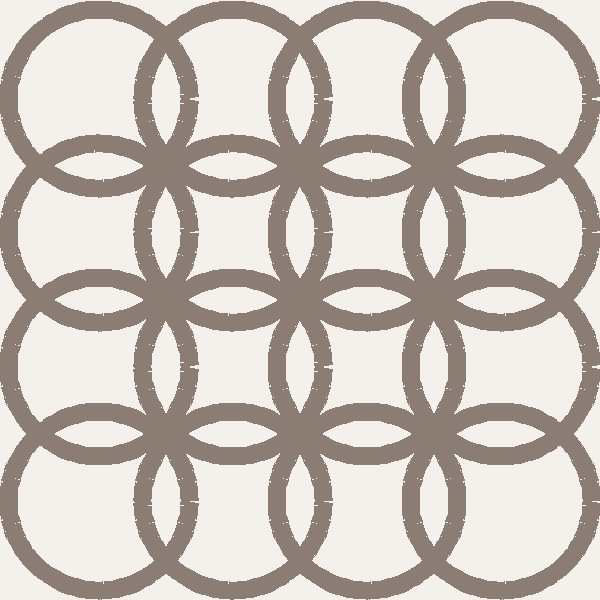
#> input picture examples/gallery/alhambra-lattice.png, 600 x 600 px, given in place of IMG_3074.jpg, which was not available
$ python generate_tiles.py
#> lines starting #> are read from the running program, lines starting #| are printed output that depends on the picture; pictures that were not available may be replaced by others from this repository, and a replacement may not be noted
#!/usr/bin/env python3
"""Digitize Pete's three hand-built coil tiles into idealized SVG line-work.

Design space is 200x200; SVGs emit at 6x6 in / 152.4 mm (SVG_SIZE_MM).
Also renders PIL previews + side-by-side composites against the photos.
"""
import math
from PIL import Image, ImageOps, ImageDraw

MM = 200.0            # tile size in mm
PX = 3.0              # preview px per mm
BEAD = 6.0            # stroke width (visual bead), mm
CLAY = (139, 125, 116)

# ---------- geometry primitives ----------

def circle(cx, cy, r):
    return ('circle', cx, cy, r)

def teardrop(cx, cy, angle_deg, a, b, w):
    """Teardrop petal radiating from tile-ish center (cx,cy).
    Tip at distance a along angle, round bulb apex at distance b, half-width w.
    Returns sampled closed polyline (list of points) + bezier spec for SVG."""
    L = b - a
    # control net in local coords: +y outward, x sideways
    tip = (0, a)
    apex = (0, b)
    c1 = (-w, a + 0.30 * L); c2 = (-w, b - 0.38 * L)      # side out
    c3 = (-w, b - 0.06 * L); c4 = (-0.55 * w, b)          # round bulb
    left = [('M', tip), ('C', c1, c2, (-w * 0.92, b - 0.30 * L)),
            ('C', c3, c4, apex)]
    # mirror for right side (reverse direction back to tip)
    m = lambda p: (-p[0], p[1])
    right = [('C', m(c4), m(c3), m((-w * 0.92, b - 0.30 * L))),
             ('C', m(c2), m(c1), tip)]
    segs = left + right
    th = math.radians(angle_deg)

    def xform(p):
        x, y = p
        # rotate local +y to angle direction, translate to center
        return (cx + x * math.cos(th + math.pi / 2) + y * math.cos(th),
                cy + x * math.sin(th + math.pi / 2) + y * math.sin(th))
    return ('path', segs, xform)

# ---------- tile definitions ----------

def rings_grid():
    """IMG_3074: 4x4 grid, 12 perimeter rings, central 8-petal rosette + hub."""
    els = []
    cell = MM / 4.0
    R = 25.8
    for i in range(4):
        for j in range(4):
            if i in (0, 3) or j in (0, 3):
                els.append(circle(cell * (i + 0.5), cell * (j + 0.5), R))
    els.append(circle(100, 100, 10))
    for k in range(4):   # axial teardrops, kiss the mid-edge rings
        els.append(teardrop(100, 100, 90 * k, 10.5, 52, 9.5))
    for k in range(4):   # diagonal petals, reach the corner rings
        els.append(teardrop(100, 100, 45 + 90 * k, 10.5, 80, 12.0))
    return els

def rosette():
    """IMG_3073: 3x3 majors; corners+center wreaths (inner ring internally
    tangent), edge-mids plain; 4 interstitial small rings."""
    els = []
    P = [36, 100, 164]
    RC, RE, RI, RS = 35, 30.5, 24, 12.5
    RCC = 37   # center wreath slightly larger
    for i in (0, 2):
        for j in (0, 2):
            cx, cy = P[i], P[j]
            els.append(circle(cx, cy, RC))
            # inner ring internally tangent, offset toward tile center
            th = math.atan2(100 - cy, 100 - cx)
            d = RC - RI
            els.append(circle(cx + d * math.cos(th), cy + d * math.sin(th), RI))
    els.append(circle(100, 100, RCC))
    els.append(circle(100, 100 + (RCC - RI), RI))     # center wreath, inner low
    for cx, cy in [(100, 36), (100, 164), (36, 100), (164, 100)]:
        els.append(circle(cx, cy, RE))
    for cx in (68, 132):
        for cy in (68, 132):
            els.append(circle(cx, cy, RS))
    return els

def petal_flower():
    """IMG_3071: border of small rings (7/side), central 8-petal rosette with
    hub, 8 inter-petal gap rings, 4 diagonal corner fillers."""
    els = []
    inset, n, RB = 16, 7, 14.3
    step = (MM - 2 * inset) / (n - 1)
    for k in range(n):
        t = inset + k * step
        for cx, cy in [(t, inset), (t, MM - inset)]:
            els.append(circle(cx, cy, RB))
        if 0 < k < n - 1:
            for cx, cy in [(inset, t), (MM - inset, t)]:
                els.append(circle(cx, cy, RB))
    els.append(('spiral', 100, 100, 5.0, 11.0, 1.6))   # coiled hub
    for k in range(4):
        els.append(teardrop(100, 100, 90 * k, 11.5, 69.5, 12))   # axial, kiss border
    for k in range(4):
        els.append(teardrop(100, 100, 45 + 90 * k, 11.5, 74, 12))  # diagonal, kiss corner filler
    for k in range(8):   # inter-petal gap rings
        th = math.radians(22.5 + 45 * k)
        els.append(circle(100 + 56 * math.cos(th), 100 + 56 * math.sin(th), 10))
    for sx in (-1, 1):   # diagonal corner fillers
        for sy in (-1, 1):
            els.append(circle(100 + sx * 59.5, 100 + sy * 59.5, 10))
    return els

# ---------- output: SVG ----------

def bez_sample(p0, c1, c2, p1, n=24):
    pts = []
    for i in range(1, n + 1):
        t = i / n
        u = 1 - t
        pts.append(tuple(u**3 * a + 3 * u * u * t * b + 3 * u * t * t * c + t**3 * d
                         for a, b, c, d in zip(p0, c1, c2, p1)))
    return pts

def spiral_pts(cx, cy, r0, r1, turns, n=120):
    pts = []
    for i in range(n + 1):
        t = i / n
        th = 2 * math.pi * turns * t - math.pi / 2
        r = r0 + (r1 - r0) * t
        pts.append((cx + r * math.cos(th), cy + r * math.sin(th)))
    return pts

SVG_SIZE_MM = 152.4          # physical tile size: 6 x 6 inches

def to_svg(els, fname, title):
#> called with fname = './rings-grid.svg', title = 'clayline tile: rings-grid'
    sc = SVG_SIZE_MM / MM     # design space is 200x200; emit scaled to 6"
    W = MM * sc
    out = [f'<svg xmlns="http://www.w3.org/2000/svg" width="{W}mm" height="{W}mm" '
           f'viewBox="0 0 {W:g} {W:g}">',
           f'  <title>{title}</title>',
           f'  <g fill="none" stroke="rgb{CLAY}" stroke-width="{BEAD*sc:.3f}" '
           'stroke-linecap="round" stroke-linejoin="round">']
    for el in els:
        if el[0] == 'circle':
            _, cx, cy, r = el
            out.append(f'    <circle cx="{cx*sc:.3f}" cy="{cy*sc:.3f}" r="{r*sc:.3f}"/>')
        elif el[0] == 'spiral':
            _, cx, cy, r0, r1, turns = el
            pts = spiral_pts(cx, cy, r0, r1, turns)
            d = 'M ' + ' L '.join(f'{x*sc:.3f} {y*sc:.3f}' for x, y in pts)
            out.append(f'    <path d="{d}"/>')
        else:
            _, segs, xf = el
            d = []
            for seg in segs:
                if seg[0] == 'M':
                    x, y = xf(seg[1]); d.append(f'M {x*sc:.3f} {y*sc:.3f}')
                else:
                    (x1, y1), (x2, y2), (x3, y3) = (xf(p) for p in seg[1:])
                    d.append(f'C {x1*sc:.3f} {y1*sc:.3f} {x2*sc:.3f} {y2*sc:.3f} {x3*sc:.3f} {y3*sc:.3f}')
            d.append('Z')
            out.append(f'    <path d="{" ".join(d)}"/>')
    out += ['  </g>', '</svg>', '']
    open(fname, 'w').write('\n'.join(out))

# ---------- output: PIL preview ----------

def render(els, fname):
#> called with fname = './rings-grid.png'
    S = int(MM * PX)
    im = Image.new('RGB', (S, S), (244, 241, 236))
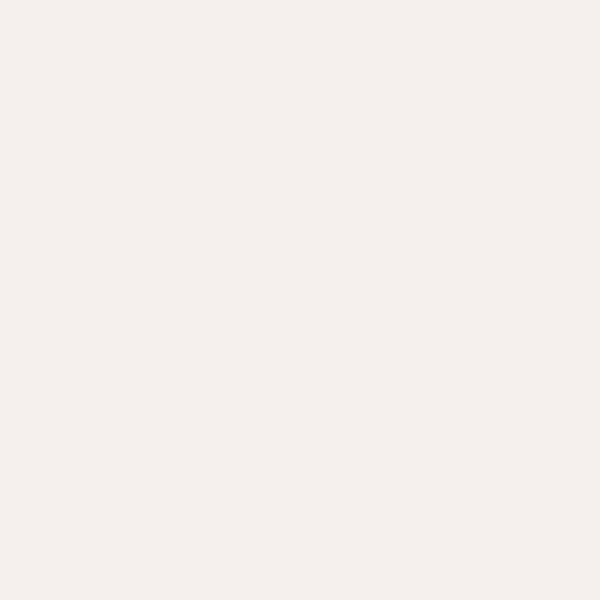
#> im: PIL image 600x600 RGB; mean R, G, B 244, 241, 236
    dr = ImageDraw.Draw(im)
    wpx = int(BEAD * PX)
    for el in els:
        if el[0] == 'circle':
            _, cx, cy, r = el
            bb = [(cx - r) * PX, (cy - r) * PX, (cx + r) * PX, (cy + r) * PX]
            dr.ellipse(bb, outline=CLAY, width=wpx)
        elif el[0] == 'spiral':
            _, cx, cy, r0, r1, turns = el
            pts = spiral_pts(cx, cy, r0, r1, turns)
            dr.line([(x * PX, y * PX) for x, y in pts], fill=CLAY,
                    width=wpx, joint='curve')
        else:
            _, segs, xf = el
            pts, cur = [], None
            for seg in segs:
                if seg[0] == 'M':
                    cur = xf(seg[1]); pts.append(cur)
                else:
                    c1, c2, p1 = (xf(p) for p in seg[1:])
                    pts += bez_sample(cur, c1, c2, p1)
                    cur = p1
            pts.append(pts[0])
            dr.line([(x * PX, y * PX) for x, y in pts], fill=CLAY,
                    width=wpx, joint='curve')
    im.save(fname)
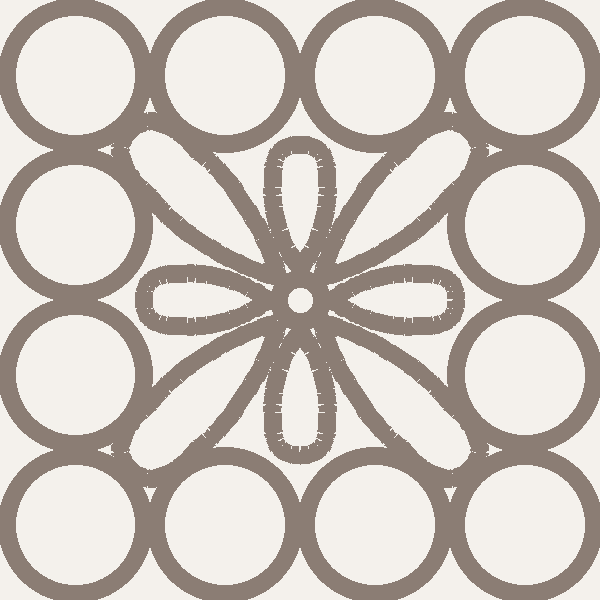
#> saved as rings-grid.png: PIL image 600x600 RGB; mean R, G, B 203.6, 196.4, 189.9
    return im

def composite(photo, crop_frac, render_im, fname):
#> called with photo = '../../docs/reference/IMG_3074.jpg', crop_frac = (0.06, 0.2, 0.92, 0.86), fname = './compare-rings-grid.jpg'
    im = ImageOps.exif_transpose(Image.open(photo))
#> im is the input picture: PIL image 600x600 RGB; mean R, G, B 201.4, 194, 187.4
    W, H = im.size
#> W = 600; H = 600
    l, t, r, b = crop_frac
    tile = im.crop((int(l * W), int(t * H), int(r * W), int(b * H)))
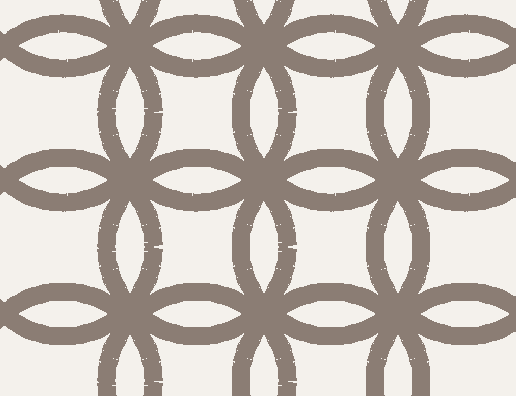
#> tile: PIL image 516x396 RGB; mean R, G, B 197.4, 189.5, 182.7
    h = render_im.height
#> h = 600
    tile = tile.resize((int(tile.width * h / tile.height), h))
#> tile: PIL image 781x600 RGB
    canvas = Image.new('RGB', (tile.width + render_im.width + 12, h), 'white')
#> canvas: PIL image 1393x600 RGB; every value is 255
    canvas.paste(tile, (0, 0))
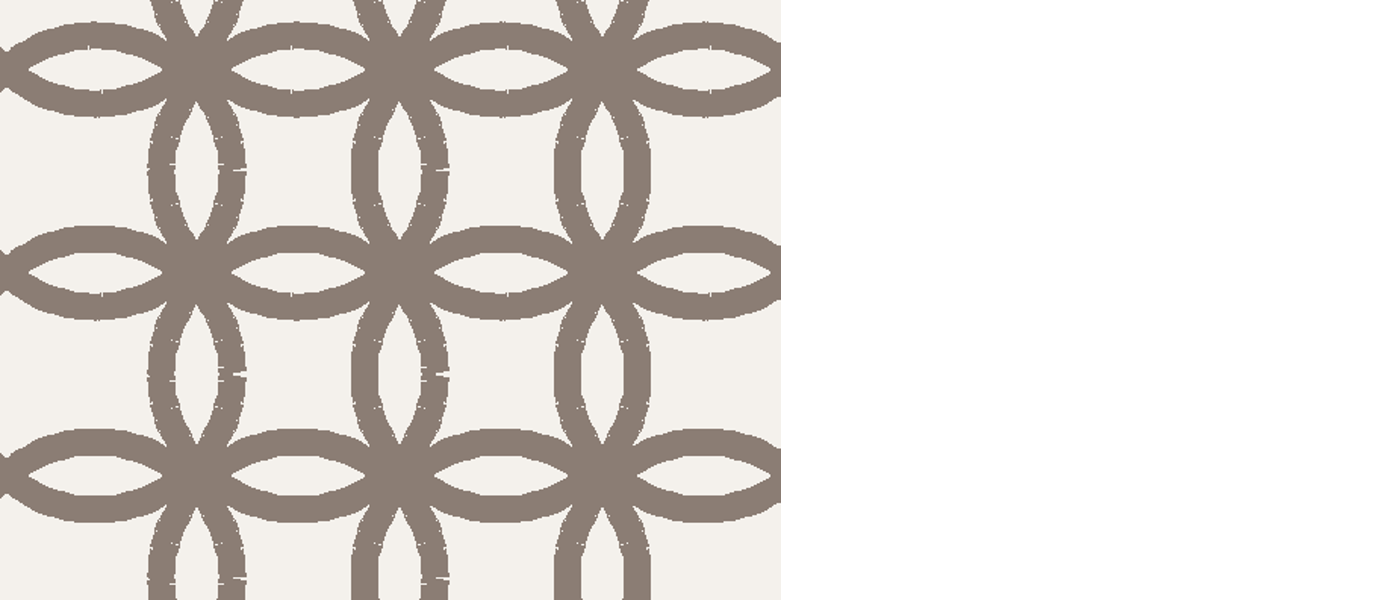
#> canvas: PIL image 1393x600 RGB; mean R, G, B 222.7, 218.3, 214.5
    canvas.paste(render_im, (tile.width + 12, 0))
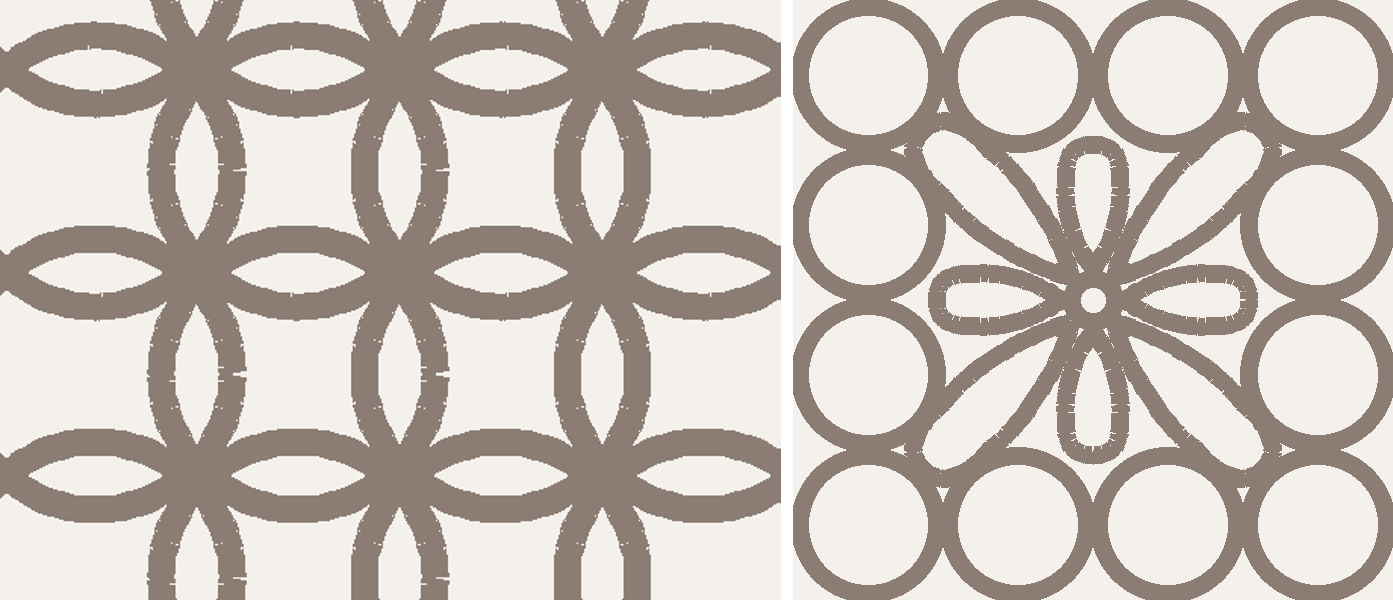
#> canvas: PIL image 1393x600 RGB; mean R, G, B 200.6, 193, 186.4
    canvas.save(fname, quality=88)

TILES = [
    ('rings-grid',   rings_grid(),   '../../docs/reference/IMG_3074.jpg', (0.06, 0.20, 0.92, 0.86)),
    ('rosette',      rosette(),      '../../docs/reference/IMG_3073.jpg', (0.02, 0.14, 0.90, 0.80)),
    ('petal-flower', petal_flower(), '../../docs/reference/IMG_3071.jpg', (0.07, 0.16, 0.90, 0.80)),
]

import sys, os
outdir = sys.argv[1] if len(sys.argv) > 1 else '.'
for name, els, photo, crop in TILES:
    to_svg(els, os.path.join(outdir, f'{name}.svg'), f'clayline tile: {name}')
    im = render(els, os.path.join(outdir, f'{name}.png'))
    composite(photo, crop, im, os.path.join(outdir, f'compare-{name}.jpg'))
    print(name, 'done,', len(els), 'elements')
#| rings-grid done, 21 elements
#> pass 2 of the loop `for name, els, photo, crop in TILES:`:
#> the loop in to_svg (call 2), `for el in els:` made 18 passes
#> (cx, cy, r) on passes 1 to 8: (36, 36, 35), (43.78, 43.78, 24), (36, 164, 35), (43.78, 156.2, 24), (164, 36, 35), (156.2, 43.78, 24), (164, 164, 35), (156.2, 156.2, 24)
#> the loop in render (call 2), `for el in els:` made 18 passes
#> (cx, cy, r, bb) on passes 1 to 8: (36, 36, 35, [3, 3, 213, 213]), (43.78, 43.78, 24, [59.33, 59.33, 203.3, 203.3]), (36, 164, 35, [3, 387, 213, 597]), (43.78, 156.2, 24, [59.33, 396.7, 203.3, 540.7]), (164, 36, 35, [387, 3, 597, 213]), (156.2, 43.78, 24, [396.7, 59.33, 540.7, 203.3]), (164, 164, 35, [387, 387, 597, 597]), (156.2, 156.2, 24, [396.7, 396.7, 540.7, 540.7])
#> in render (call 2), `im.save(fname)`:
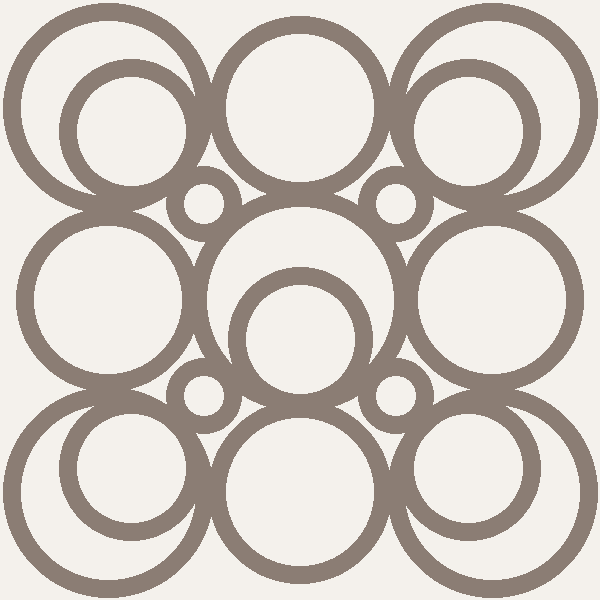
#> saved as rosette.png: PIL image 600x600 RGB; mean R, G, B 207.6, 200.8, 194.4
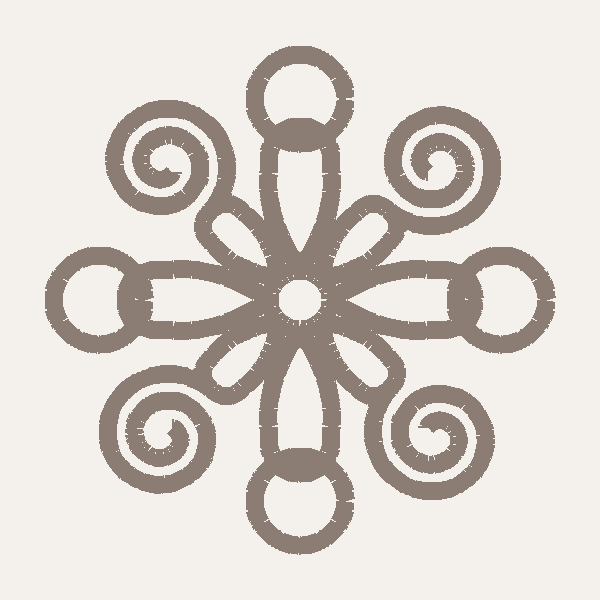
#> input picture examples/gallery/andalus-vine.png, 600 x 600 px, given in place of IMG_3073.jpg, which was not available
#> in composite, im is the input picture: PIL image 600x600 RGB; mean R, G, B 217.5, 211.8, 205.8
#> in composite (call 2), `canvas.paste(render_im, (tile.width + 12, 0))`:
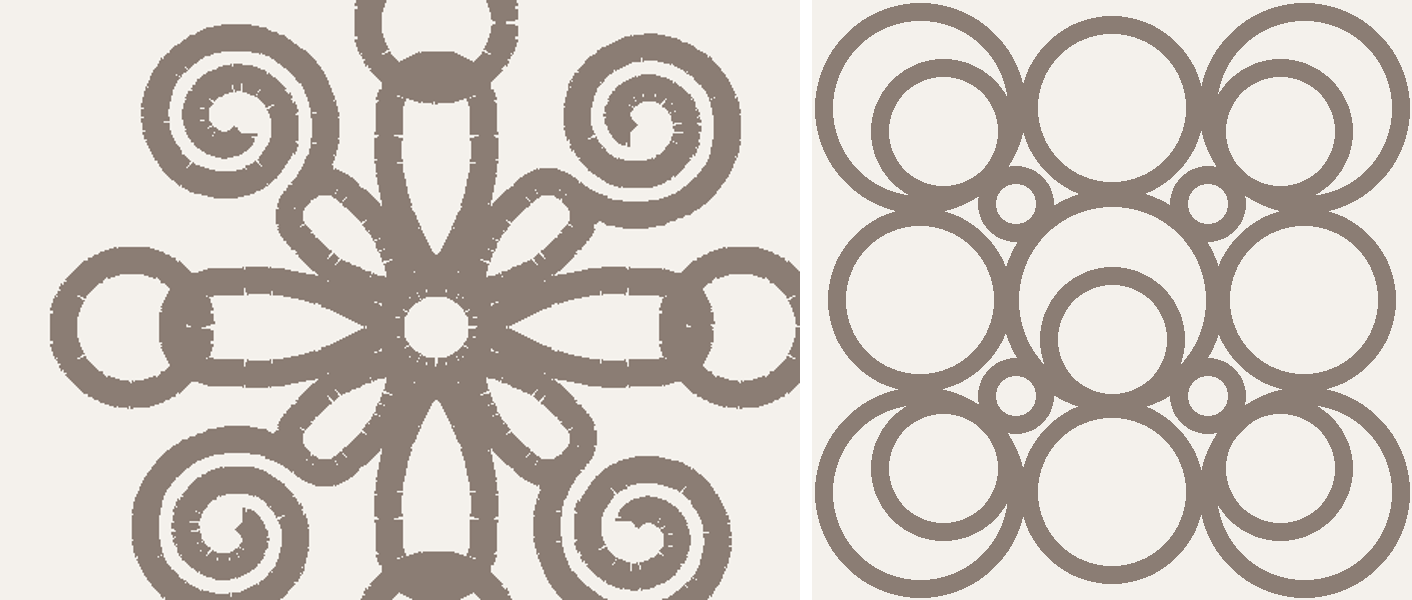
#> canvas: PIL image 1412x600 RGB; mean R, G, B 205.1, 198.1, 191.6
#| rosette done, 18 elements
